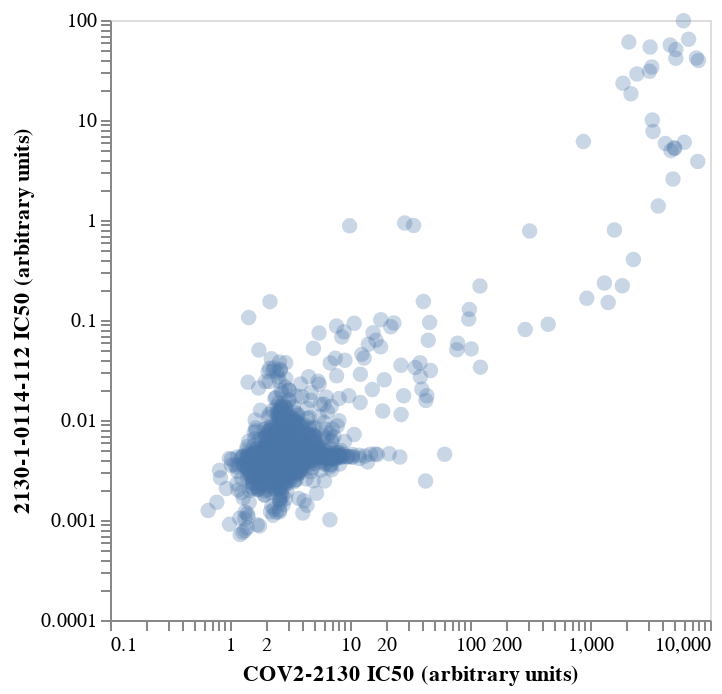

The cell this chart's notebook holds for it:
### Markdown cell above
Now plot the results.
We will plot the **median** IC50s across the replicate `polyclonal` fits for each antibody.
This is an interactive plot that you can mouse over for details:

### Code cell
corr_chart = (
    alt.Chart(neutralization)
    .encode(
        x=alt.X(
            "median_IC50_x",
            title="COV2-2130 IC50 (arbitrary units)",
            scale=alt.Scale(type="log"),
        ),
        y=alt.Y(
            "median_IC50_y",
            title="2130-1-0114-112 IC50 (arbitrary units)",
            scale=alt.Scale(type="log"),
        ),
        tooltip=[
            alt.Tooltip(c, format=".3g") if neutralization[c].dtype == float
            else c
            for c in neutralization.columns.tolist()
        ],
    )
    .mark_circle(filled=True, size=60, opacity=0.3)
    .configure_axis(grid=False)
    .resolve_scale(y="independent", x="independent")
    .properties(width=300, height=300)
)

corr_chart

### Figure 1 — Vega-Lite specification as saved in the notebook (floating-point values rounded to 4 significant figures; data arrays with more than 128 entries replaced by an {"elided": "..."} marker saying what was removed)
{"config": {"view": {"continuousWidth": 300, "continuousHeight": 300}, "axis": {"grid": false}}, "data": {"name": "data-2a58ffa0b1dc772473343167fc367df2"}, "mark": {"type": "circle", "filled": true, "opacity": 0.3, "size": 60}, "encoding": {"tooltip": [{"field": "aa_substitutions", "type": "nominal"}, {"field": "times_seen_x", "format": ".3g", "type": "quantitative"}, {"field": "antibody_x", "type": "nominal"}, {"field": "mean_IC50_x", "format": ".3g", "type": "quantitative"}, {"field": "median_IC50_x", "format": ".3g", "type": "quantitative"}, {"field": "std_IC50_x", "format": ".3g", "type": "quantitative"}, {"field": "n_models_x", "type": "quantitative"}, {"field": "frac_models_x", "format": ".3g", "type": "quantitative"}, {"field": "times_seen_y", "format": ".3g", "type": "quantitative"}, {"field": "antibody_y", "type": "nominal"}, {"field": "mean_IC50_y", "format": ".3g", "type": "quantitative"}, {"field": "median_IC50_y", "format": ".3g", "type": "quantitative"}, {"field": "std_IC50_y", "format": ".3g", "type": "quantitative"}, {"field": "n_models_y", "type": "quantitative"}, {"field": "frac_models_y", "format": ".3g", "type": "quantitative"}], "x": {"field": "median_IC50_x", "scale": {"type": "log"}, "title": "COV2-2130 IC50 (arbitrary units)", "type": "quantitative"}, "y": {"field": "median_IC50_y", "scale": {"type": "log"}, "title": "2130-1-0114-112 IC50 (arbitrary units)", "type": "quantitative"}}, "height": 300, "resolve": {"scale": {"x": "independent", "y": "independent"}}, "width": 300, "$schema": "https://vega.github.io/schema/vega-lite/v5.2.0.json", "datasets": {"data-2a58ffa0b1dc772473343167fc367df2": {"elided": "5692 records"}}}
